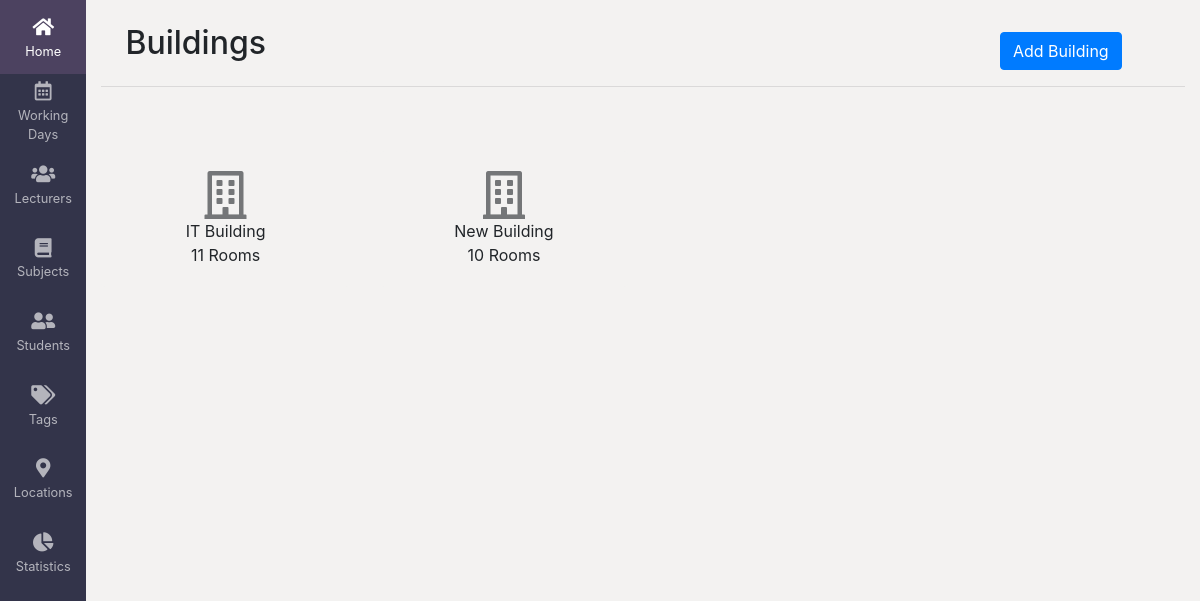
The app's page /all_buildings with its own data.
### timetable/models.py (models this page shows)
class Building(models.Model):
    name = models.CharField(max_length=30, unique=True)
    objects = models.Manager()

class Room(models.Model):
    name = models.CharField(max_length=30)
    capacity = models.IntegerField()
    room_type = models.CharField(max_length=30)
    building = models.ForeignKey(Building, on_delete=models.CASCADE)
    objects = models.Manager()
    class Meta:
        constraints = [
            models.UniqueConstraint(
                fields=['name', 'building'], name='unique_row'),
        ]

### timetable/views.py (the view)
# urls.py: path('all_buildings', views.Buildings.as_view(), name='all_buildings'),
class Buildings(ListView):
    model = BuildingModel
    template_name = 'locations/all_buildings.html'
    context_object_name = 'buildings'

### template/locations/all_buildings.html (shortened to what this page needs)
<!DOCTYPE html>
<html lang="en">
  <head>
    <link
      rel="stylesheet"
      href="https://cdnjs.cloudflare.com/ajax/libs/font-awesome/5.14.0/css/all.min.css"
    />
    <link
      rel="stylesheet"
      href="https://stackpath.bootstrapcdn.com/bootstrap/4.5.2/css/bootstrap.min.css"
    />
  </head>
  <body>
    <div class="sidebar text-center">
      <ul>
        <li>
          <button class="sidebar-button">
            <i class="fas fa-1x fa-home sidebar-icon"></i>
            <span class="sidebar-text"> Home </span>
          </button>
        </li>
        <li>
          <button class="sidebar-button">
            <i class="far fa-calendar-alt fa-1x sidebar-icon"></i>
            <span class="sidebar-text"> Working</span>
            <span class="sidebar-text"> Days</span>
          </button>
        </li>
        <li>
          <button class="sidebar-button">
            <i class="fas fa-1x fa-users sidebar-icon"></i>
            <span class="sidebar-text"> Lecturers</span>
          </button>
        </li>
        <li>
          <button class="sidebar-button">
            <i class="fas fa-1x fa-book sidebar-icon"></i>
            <span class="sidebar-text"> Subjects </span>
          </button>
        </li>
        <li>
          <button class="sidebar-button">
            <i class="fas fa-1x fa-user-friends sidebar-icon"></i>
            <span class="sidebar-text"> Students </span>
          </button>
        </li>
        <li>
          <button class="sidebar-button">
            <i class="fas fa-1x fa-tags sidebar-icon"></i>
            <span class="sidebar-text"> Tags </span>
          </button>
        </li>
        <li>
          <button class="sidebar-button">
            <i class="fas fa-1x fa-map-marker-alt sidebar-icon"></i>
            <span class="sidebar-text"> Locations </span>
          </button>
        </li>
        <li>
          <button class="sidebar-button">
            <i class="fas fa-1x fa-chart-pie sidebar-icon"></i>
            <span class="sidebar-text"> Statistics </span>
          </button>
        </li>
      </ul>
    </div>
    <div class="container-fluid main pb-3">
      <div class="row d-flex justify-content-between">
        <div class="col-4 mt-4 ml-4">
          <h2>Buildings</h2>
        </div>
        <div class="col-3 align-self-end text-center">
          <a href="{% url 'building' %}" class="btn btn-primary"
            >Add Building</a
          >
        </div>
      </div>
      <hr />
      <div class="row">
        {% if buildings %} {% for building in buildings %}
        <div class="col-3 text-center mt-5">
          <div class="card border-0">
            <div class="card-body">
              <i class="far fa-building fa-3x icon"></i>
              <p class="m-0">{{building.name}}</p>
              <span>{{building.room_set.all|length}} Rooms</span>
            </div>
          </div>
        </div>
        {% endfor %} {% endif %}
      </div>
    </div>
  </body>
</html>

### template/locations/all_buildings.html (style rules this page uses)
html, body { height: 100%; }
.sidebar ul { list-style: none; margin: 0; height: 100vh; padding: 0; }
.sidebar ul i, li { color: white; }
.sidebar { width: 5.4rem; background-color: #33344a; float: left; position: fixed; }
.sidebar-button { display: block; font-size: 1.2rem; height: 4.6rem; position: relative; text-align: center; text-decoration: none; background: 0; border: 0; width: 100%; padding: 0.1rem 0.4rem; }
.sidebar-text { overflow: hidden; text-overflow: ellipsis; white-space: nowrap; display: block; font-size: 0.8rem; text-rendering: optimizeLegibility; text-decoration: none; opacity: 0.63; color: white; }
.sidebar-icon { opacity: 0.63; }
.main { background: #f3f2f1; min-height: 100%; margin-left: 5.4rem; width: calc(100% - 5.4rem); }
.icon { opacity: 0.6; }
.card { background: #f3f2f1; }

### records on screen
Building: name "IT Building", room_set.all|length "11"
Building: name "New Building", room_set.all|length "10"
